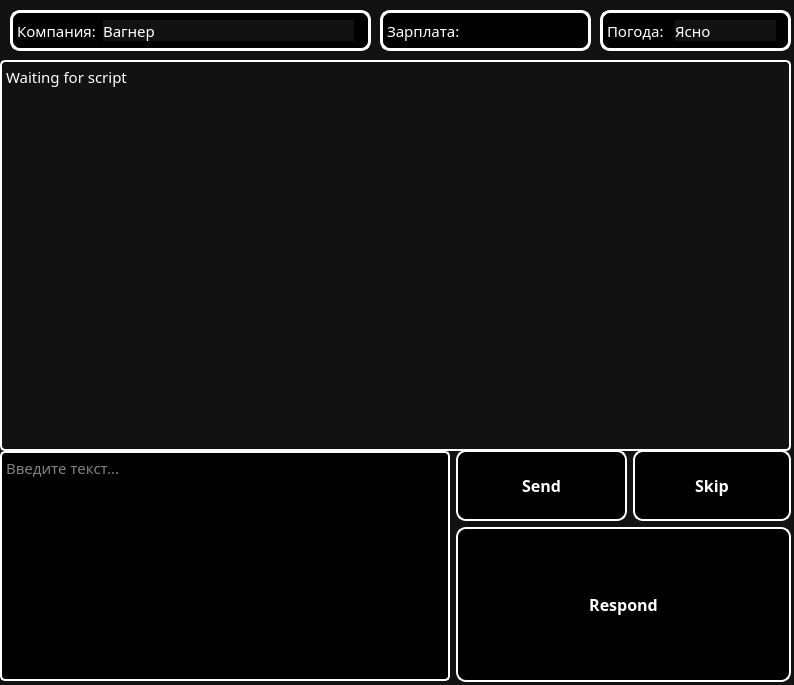
<?xml version="1.0" encoding="UTF-8"?>
<ui version="4.0">
 <class>MainWindow</class>
 <widget class="QMainWindow" name="MainWindow">
  <property name="geometry">
   <rect>
    <x>0</x>
    <y>0</y>
    <width>794</width>
    <height>685</height>
   </rect>
  </property>
  <property name="font">
   <font>
    <family>JetBrains Mono</family>
    <pointsize>11</pointsize>
   </font>
  </property>
  <property name="windowTitle">
   <string>HHEblya</string>
  </property>
  <property name="styleSheet">
   <string notr="true">QWidget {
	color: white;
	background-color: #121212;
	font-family: JetBrains Mono;
}
</string>
  </property>
  <widget class="QWidget" name="centralwidget">
   <widget class="QTextBrowser" name="textBrowser">
    <property name="geometry">
     <rect>
      <x>0</x>
      <y>60</y>
      <width>791</width>
      <height>391</height>
     </rect>
    </property>
    <property name="font">
     <font>
      <family>JetBrains Mono</family>
      <pointsize>11</pointsize>
      <bold>false</bold>
     </font>
    </property>
    <property name="styleSheet">
     <string notr="true">background-color: rgb(144, 144, 144);
background-color: #121212;
border-radius: 5px;
border: 2px solid #FFF;
</string>
    </property>
    <property name="html">
     <string>&lt;!DOCTYPE HTML PUBLIC &quot;-//W3C//DTD HTML 4.0//EN&quot; &quot;http://www.w3.org/TR/REC-html40/strict.dtd&quot;&gt;
&lt;html&gt;&lt;head&gt;&lt;meta name=&quot;qrichtext&quot; content=&quot;1&quot; /&gt;&lt;meta charset=&quot;utf-8&quot; /&gt;&lt;style type=&quot;text/css&quot;&gt;
p, li { white-space: pre-wrap; }
hr { height: 1px; border-width: 0; }
li.unchecked::marker { content: &quot;\2610&quot;; }
li.checked::marker { content: &quot;\2612&quot;; }
&lt;/style&gt;&lt;/head&gt;&lt;body style=&quot; font-family:'JetBrains Mono'; font-size:11pt; font-weight:400; font-style:normal;&quot;&gt;
&lt;p style=&quot; margin-top:0px; margin-bottom:0px; margin-left:0px; margin-right:0px; -qt-block-indent:0; text-indent:0px;&quot;&gt;Waiting for script&lt;/p&gt;&lt;/body&gt;&lt;/html&gt;</string>
    </property>
   </widget>
   <widget class="QLabel" name="block_1">
    <property name="geometry">
     <rect>
      <x>70</x>
      <y>260</y>
      <width>341</width>
      <height>41</height>
     </rect>
    </property>
    <property name="sizePolicy">
     <sizepolicy hsizetype="Expanding" vsizetype="Preferred">
      <horstretch>0</horstretch>
      <verstretch>0</verstretch>
     </sizepolicy>
    </property>
    <property name="font">
     <font>
      <family>JetBrains Mono</family>
      <pointsize>11</pointsize>
     </font>
    </property>
    <property name="styleSheet">
     <string notr="true">border-radius: 10px;
border: 3px solid #FFF;
background: #000;</string>
    </property>
    <property name="text">
     <string>Компания: </string>
    </property>
    <property name="buddy">
     <cstring>block_1</cstring>
    </property>
   </widget>
   <widget class="QLabel" name="company_name">
    <property name="geometry">
     <rect>
      <x>10</x>
      <y>10</y>
      <width>361</width>
      <height>41</height>
     </rect>
    </property>
    <property name="font">
     <font>
      <family>JetBrains Mono</family>
      <pointsize>11</pointsize>
     </font>
    </property>
    <property name="styleSheet">
     <string notr="true">border-radius: 10px;
border: 3px solid #FFF;
background: #000;</string>
    </property>
    <property name="text">
     <string>Компания:</string>
    </property>
   </widget>
   <widget class="QLabel" name="company_name_text">
    <property name="geometry">
     <rect>
      <x>103</x>
      <y>20</y>
      <width>251</width>
      <height>21</height>
     </rect>
    </property>
    <property name="font">
     <font>
      <family>JetBrains Mono</family>
      <pointsize>11</pointsize>
     </font>
    </property>
    <property name="text">
     <string>Вагнер</string>
    </property>
   </widget>
   <widget class="QLabel" name="salary_1">
    <property name="geometry">
     <rect>
      <x>380</x>
      <y>10</y>
      <width>211</width>
      <height>41</height>
     </rect>
    </property>
    <property name="font">
     <font>
      <family>JetBrains Mono</family>
      <pointsize>11</pointsize>
     </font>
    </property>
    <property name="styleSheet">
     <string notr="true">border-radius: 10px;
border: 3px solid #FFF;
background: #000;</string>
    </property>
    <property name="text">
     <string>Зарплата:</string>
    </property>
   </widget>
   <widget class="QLabel" name="weather">
    <property name="geometry">
     <rect>
      <x>600</x>
      <y>10</y>
      <width>191</width>
      <height>41</height>
     </rect>
    </property>
    <property name="font">
     <font>
      <family>JetBrains Mono</family>
      <pointsize>11</pointsize>
     </font>
    </property>
    <property name="styleSheet">
     <string notr="true">border-radius: 10px;
border: 3px solid #FFF;
background: #000;</string>
    </property>
    <property name="text">
     <string>Погода:</string>
    </property>
   </widget>
   <widget class="QLabel" name="salary_text">
    <property name="geometry">
     <rect>
      <x>471</x>
      <y>20</y>
      <width>111</width>
      <height>21</height>
     </rect>
    </property>
    <property name="font">
     <font>
      <family>JetBrains Mono</family>
      <pointsize>11</pointsize>
     </font>
    </property>
    <property name="text">
     <string>5000$</string>
    </property>
   </widget>
   <widget class="QLabel" name="weather_text">
    <property name="geometry">
     <rect>
      <x>675</x>
      <y>20</y>
      <width>101</width>
      <height>21</height>
     </rect>
    </property>
    <property name="font">
     <font>
      <family>JetBrains Mono</family>
      <pointsize>11</pointsize>
     </font>
    </property>
    <property name="text">
     <string>Ясно</string>
    </property>
   </widget>
   <widget class="QWidget" name="">
    <property name="geometry">
     <rect>
      <x>0</x>
      <y>450</y>
      <width>791</width>
      <height>232</height>
     </rect>
    </property>
    <layout class="QGridLayout" name="gridLayout_2">
     <item row="0" column="1">
      <widget class="QPushButton" name="btn_send">
       <property name="sizePolicy">
        <sizepolicy hsizetype="Minimum" vsizetype="Fixed">
         <horstretch>0</horstretch>
         <verstretch>0</verstretch>
        </sizepolicy>
       </property>
       <property name="minimumSize">
        <size>
         <width>171</width>
         <height>71</height>
        </size>
       </property>
       <property name="font">
        <font>
         <family>JetBrains Mono</family>
         <pointsize>12</pointsize>
         <bold>true</bold>
        </font>
       </property>
       <property name="styleSheet">
        <string notr="true">QPushButton {
background-color: #121212;
border-radius: 10px;
border: 2px solid #FFF;
background: #000;
}
QPushButton:hover {
background-color: #666;
}
QPushButton:pressed {
background-color: #888;
}
</string>
       </property>
       <property name="text">
        <string>Send</string>
       </property>
      </widget>
     </item>
     <item row="1" column="1" colspan="2">
      <widget class="QPushButton" name="btn_respond">
       <property name="sizePolicy">
        <sizepolicy hsizetype="Minimum" vsizetype="Expanding">
         <horstretch>200</horstretch>
         <verstretch>200</verstretch>
        </sizepolicy>
       </property>
       <property name="font">
        <font>
         <family>JetBrains Mono</family>
         <pointsize>12</pointsize>
         <bold>true</bold>
        </font>
       </property>
       <property name="styleSheet">
        <string notr="true">QPushButton {
background-color: #121212;
border-radius: 10px;
border: 2px solid #FFF;
background: #000;
}
QPushButton:hover {
background-color: #666;
}
QPushButton:pressed {
background-color: #888;
}
</string>
       </property>
       <property name="text">
        <string>Respond</string>
       </property>
      </widget>
     </item>
     <item row="0" column="2">
      <widget class="QPushButton" name="btn_skip">
       <property name="sizePolicy">
        <sizepolicy hsizetype="Minimum" vsizetype="Fixed">
         <horstretch>0</horstretch>
         <verstretch>0</verstretch>
        </sizepolicy>
       </property>
       <property name="minimumSize">
        <size>
         <width>141</width>
         <height>71</height>
        </size>
       </property>
       <property name="font">
        <font>
         <family>JetBrains Mono</family>
         <pointsize>12</pointsize>
         <bold>true</bold>
        </font>
       </property>
       <property name="styleSheet">
        <string notr="true">QPushButton {
background-color: #121212;
border-radius: 10px;
border: 2px solid #FFF;
background: #000;
}
QPushButton:hover {
background-color: #666;
}
QPushButton:pressed {
background-color: #888;
}
</string>
       </property>
       <property name="text">
        <string>Skip</string>
       </property>
      </widget>
     </item>
     <item row="0" column="0" rowspan="2">
      <widget class="QTextEdit" name="edit_text">
       <property name="sizePolicy">
        <sizepolicy hsizetype="Fixed" vsizetype="Fixed">
         <horstretch>0</horstretch>
         <verstretch>0</verstretch>
        </sizepolicy>
       </property>
       <property name="minimumSize">
        <size>
         <width>450</width>
         <height>230</height>
        </size>
       </property>
       <property name="font">
        <font>
         <family>JetBrains Mono</family>
         <pointsize>11</pointsize>
         <bold>false</bold>
        </font>
       </property>
       <property name="contextMenuPolicy">
        <enum>Qt::CustomContextMenu</enum>
       </property>
       <property name="styleSheet">
        <string notr="true">background-color: #121212;
border-radius: 5px;
border: 2px solid #FFF;
background: #000;</string>
       </property>
       <property name="documentTitle">
        <string/>
       </property>
       <property name="placeholderText">
        <string>Введите текст...</string>
       </property>
      </widget>
     </item>
    </layout>
   </widget>
   <zorder>block_1</zorder>
   <zorder>company_name</zorder>
   <zorder>company_name_text</zorder>
   <zorder>salary</zorder>
   <zorder>salary_text</zorder>
   <zorder>weather</zorder>
   <zorder>weather_text</zorder>
   <zorder></zorder>
   <zorder>company_name</zorder>
   <zorder>company_name_text</zorder>
   <zorder>salary</zorder>
   <zorder>salary_text</zorder>
   <zorder>weather</zorder>
   <zorder>weather_text</zorder>
   <zorder>textBrowser</zorder>
   <zorder>label</zorder>
   <zorder>label_2</zorder>
   <zorder>label_3</zorder>
   <zorder>label</zorder>
   <zorder>label_2</zorder>
   <zorder>label_3</zorder>
   <zorder>salary_1</zorder>
   <zorder>weather</zorder>
   <zorder>salary_text</zorder>
   <zorder>weather_text</zorder>
   <zorder>company_name</zorder>
   <zorder>company_name_text</zorder>
  </widget>
 </widget>
 <resources/>
 <connections/>
</ui>
